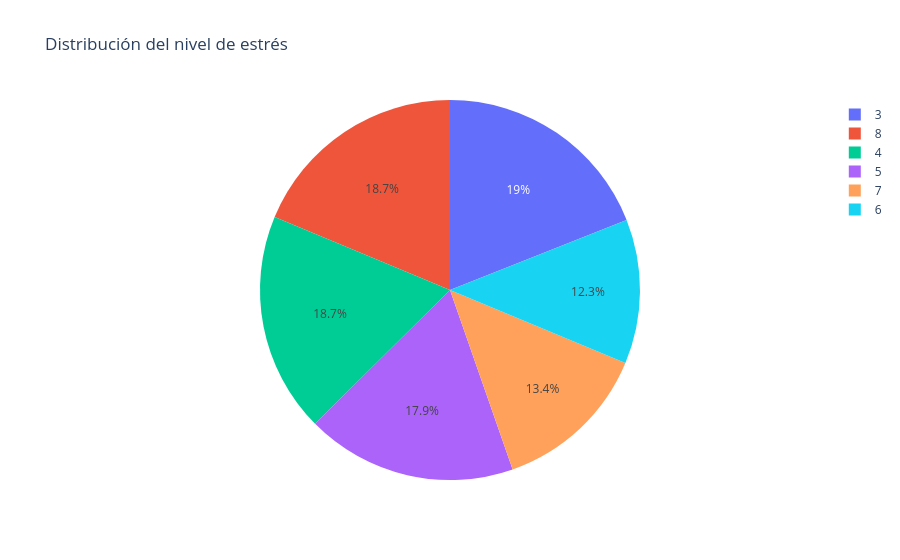

Notebook code for this chart:
### Code cell
fig = px.pie(
    sleep_df,
    names='Stress Level',
    title='Distribución del nivel de estrés'
)

fig.write_image(
    "distribucion_nivel_estres.pdf",
    width=800,
    height=600
)

fig.show()

### Figure 1 — Plotly figure (JSON) as saved in the notebook; plotly's stock layout.template omitted (floating-point values rounded to 4 significant figures; data arrays with more than 128 entries replaced by an {"elided": "..."} marker saying what was removed)
{"data": [{"domain": {"x": [0, 1], "y": [0, 1]}, "hovertemplate": "Stress Level=%{label}<extra></extra>", "labels": {"elided": "374 int values"}, "legendgroup": "", "name": "", "showlegend": true, "type": "pie"}], "layout": {"legend": {"tracegroupgap": 0}, "title": {"text": "Distribución del nivel de estrés"}}}
